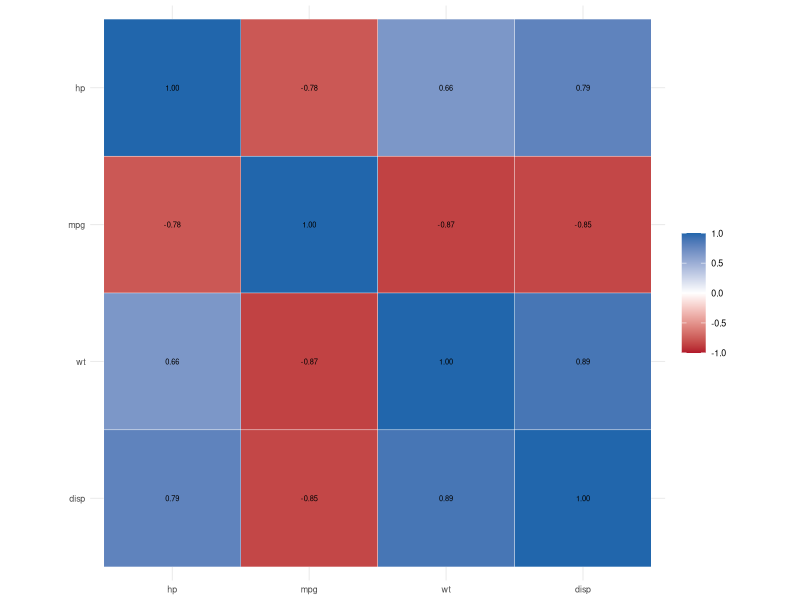
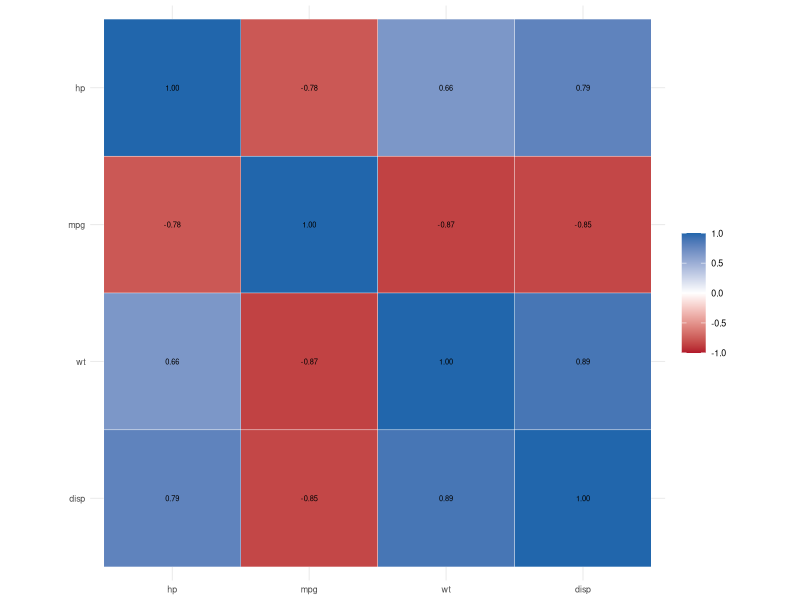

The R source for these figures, in order:
library(dplyr)
library(tidyr)
library(ggplot2)

theme_set(theme_minimal(base_size = 8))

data(mtcars)
mtcars <- mtcars |> select(mpg, wt, hp, disp)

cm  <- cor(mtcars)
ord <- colnames(cm)[hclust(as.dist(1 - abs(cm)))$order]   # cluster ordering

cdf <- as_tibble(cm, rownames = "row") |>
      pivot_longer(-row, names_to = "col", values_to = "r") |>
      mutate(row = factor(row, levels = rev(ord)),
                        col = factor(col, levels = ord))

p <- ggplot(cdf, aes(col, row, fill = r)) +
      geom_tile(colour = "white") +
      geom_text(aes(label = sprintf("%.2f", r)), size = 1.9) +
              scale_fill_gradient2(low = "#B2182B", mid = "white", high = "#2166AC",
                       limits = c(-1, 1)) +
      coord_fixed() +
      labs(x = NULL, y = NULL, fill = NULL) +
      theme(
        panel.background = element_rect(fill = "transparent", colour = NA),
        plot.background  = element_rect(fill = "transparent", colour = NA)
    )
p

ggsave("eda_mtcars_corr.pdf", p, width = 3.6, height = 3.4)
